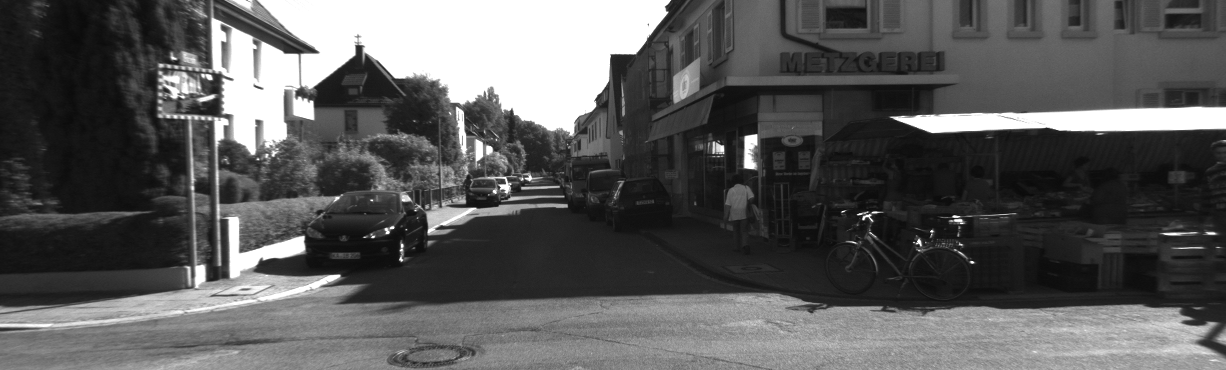
#> input picture Images/Question 2 and 3 Images/000000.png, 1226 x 370 px, found by its file name
$ jupyter execute --allow-errors Question3.ipynb
#> lines starting #> are read from the running program, lines starting #| are printed output that depends on the picture; after the words box and inside, x2 and y2 are one past the last pixel; in counts of white or black regions, pixels touching at a corner belong together
Resources used
- https://docs.opencv.org/3.4/da/de9/tutorial_py_epipolar_geometry.html

[cell 1]
import numpy as np
import cv2
from skimage.metrics import structural_similarity as ssim
import matplotlib.pyplot as plt

[cell 2]
def show_images(img1, img2 = None,bw = False, ):
    if img2 is None:
        fig = plt.figure(figsize=(13,13))
        ax = fig.gca()
        ax.get_xaxis().set_visible(False)
        ax.get_yaxis().set_visible(False)
        ax.imshow(img1,cmap='Greys_r' if bw else None)
        plt.show()
    else :
        plt.figure(figsize=(13,10))
        plt.subplot(2,1,1)
        plt.imshow(img1)
        plt.title('Left Camera Image')
        plt.subplot(2,1,2)
        plt.imshow(img2)
        plt.title('Right Camera Image')
        plt.show()


def drawlines(img1,img2,lines,pts1,pts2):
    r,c,_ = img1.shape
    # img1 = cv2.cvtColor(img1,cv2.COLOR_GRAY2BGR)
    # img2 = cv2.cvtColor(img2,cv2.COLOR_GRAY2BGR)
    for r,pt1,pt2 in zip(lines,pts1,pts2):
        color = tuple(np.random.randint(0,255,3).tolist())
        x0,y0 = map(int, [0, -r[2]/r[1] ])
        x1,y1 = map(int, [c, -(r[2]+r[0]*c)/r[1] ])
        img1 = cv2.line(img1, (x0,y0), (x1,y1), color,1)
        img1 = cv2.circle(img1,tuple(pt1),5,color,-1)
        img2 = cv2.circle(img2,tuple(pt2),5,color,-1)
    return img1,img2

[cell 3]
# Load the fundamental matrix
F=[[3.34638533e-07,  7.58547151e-06, -2.04147752e-03],
   [-5.83765868e-06,  1.36498636e-06, 2.67566877e-04],
   [1.45892349e-03, -4.37648316e-03,  1.00000000e+00]]
F = np.array(F)
# Load the images
img1 = cv2.imread('/home/iiticos/Desktop/College/8th sem/CV/Assignment/Images/Question 2 and 3 Images/000000.png')
#> img1 is the input picture: shape (370, 1226, 3); min 9, max 255, mean 89.5
img2 = cv2.imread('/home/iiticos/Desktop/College/8th sem/CV/Assignment/Images/Question 2 and 3 Images/000023.png')
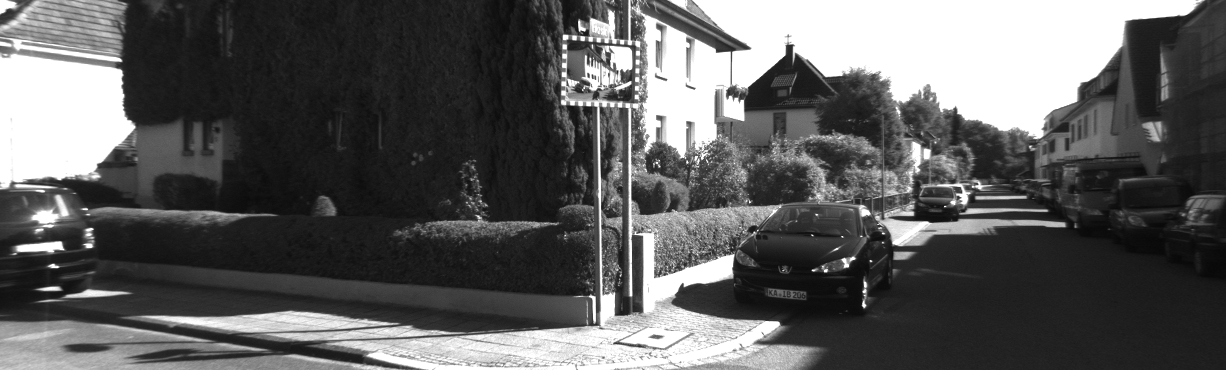
#> input picture Images/Question 2 and 3 Images/000023.png, 1226 x 370 px, found by its file name
#> img2 is the input picture: shape (370, 1226, 3); min 7, max 255, mean 93
show_images(img1 = img1,img2 = img2)
#> in show_images, `plt.show()`:
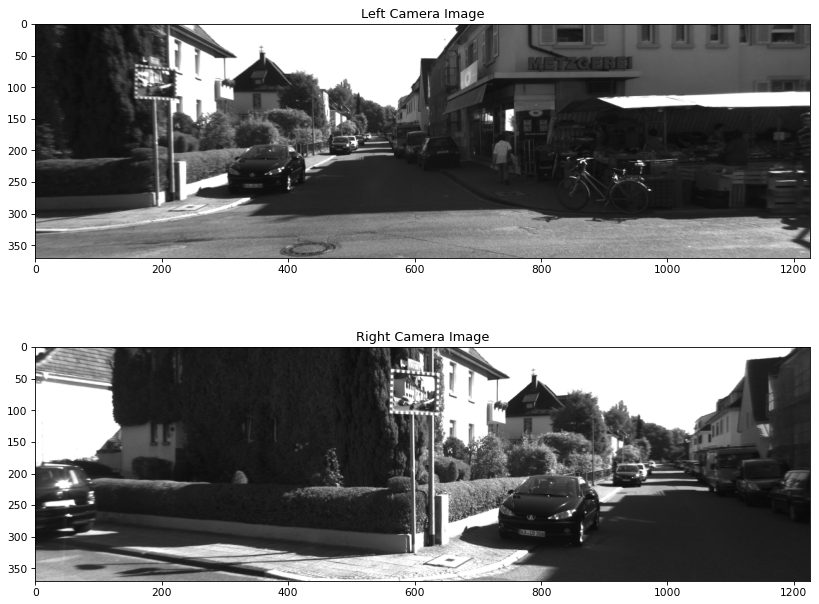
#> figure drawn by matplotlib, 2 panels

[cell 4]
def partA(img1,img2,F):
    grayL = cv2.cvtColor(img1, cv2.COLOR_BGR2GRAY)
    grayR = cv2.cvtColor(img2, cv2.COLOR_BGR2GRAY)
    sift = cv2.SIFT_create()
    # find the keypoints and descriptors with SIFT
    kp1, des1 = sift.detectAndCompute(grayL,None)
#> kp1 = 1578 keypoints; strongest (x, y, size): (972, 262, 2.1), (932, 231, 1.8), (392, 227, 2.4), (751, 141, 10)
    kp2, des2 = sift.detectAndCompute(grayR,None)
#> kp2 = 2113 keypoints; strongest (x, y, size): (864, 305, 3), (53, 266, 3.7), (582, 38, 3.3), (826, 271, 2.5)

    # FLANN parameters
    FLANN_INDEX_KDTREE = 1
    index_params = dict(algorithm = FLANN_INDEX_KDTREE, trees = 5)
    search_params = dict(checks=50)

    flann = cv2.FlannBasedMatcher(index_params,search_params)
    matches = flann.knnMatch(des1,des2,k=2)
#> matches = 1578 matches

    good_matches = []
    # ratio test as per Lowe's paper
    for i,(m,n) in enumerate(matches):
        if m.distance < 0.8*n.distance:
            good_matches.append(m)
#> after the loop, good_matches = 304 matches

    pts1 = np.int32([ kp1[m.queryIdx].pt for m in good_matches ]).reshape(-1,2)
#> pts1 = 304 pairs, first value 12 to 1176, second value 10 to 356
    pts2 = np.int32([ kp2[m.trainIdx].pt for m in good_matches ]).reshape(-1,2)
#> pts2 = 304 pairs, first value 55 to 1165, second value 12 to 347
    print(f"Shpae of Points1, Points2: {pts1.shape,pts2.shape}")
#| Shpae of Points1, Points2: ((304, 2), (304, 2))
    # Find epilines corresponding to points in right image (second image) and
    # drawing its lines on left image
    lines1 = cv2.computeCorrespondEpilines(pts2.reshape(-1,1,2), 2,F)
#> lines1 = 304 rows, first 8: [-0.534, -0.845, 281], [0.927, -0.376, -0.35], [0.876, -0.482, 33.02], [0.994, -0.109, -78.19], [0.994, -0.109, -78.19], [-0.164, -0.986, 278.5], [-0.179, -0.984, 279.4], [0.109, 0.994, -274.5]
    lines1 = lines1.reshape(-1,3)
    img5,img6 = drawlines(img1,img2,lines1,pts1,pts2)
#> the loop in drawlines, `for r,pt1,pt2 in zip(lines,pts1,pts2):` made 304 passes
#> (r, pt1, pt2, color, y0, y1) on passes 1 to 3: ([-0.534, -0.845, 281], [12, 314], [438, 339], (172, 47, 117), 332, -441), ([0.927, -0.376, -0.35], [71, 215], [519, 222], (192, 67, 251), 0, 3020), ([0.876, -0.482, 33.02], [103, 213], [513, 223], (195, 103, 9), 68, 2298)
#> pass 1, in drawlines, `img1 = cv2.line(img1, (x0,y0), (x1,y1), color,1)`:
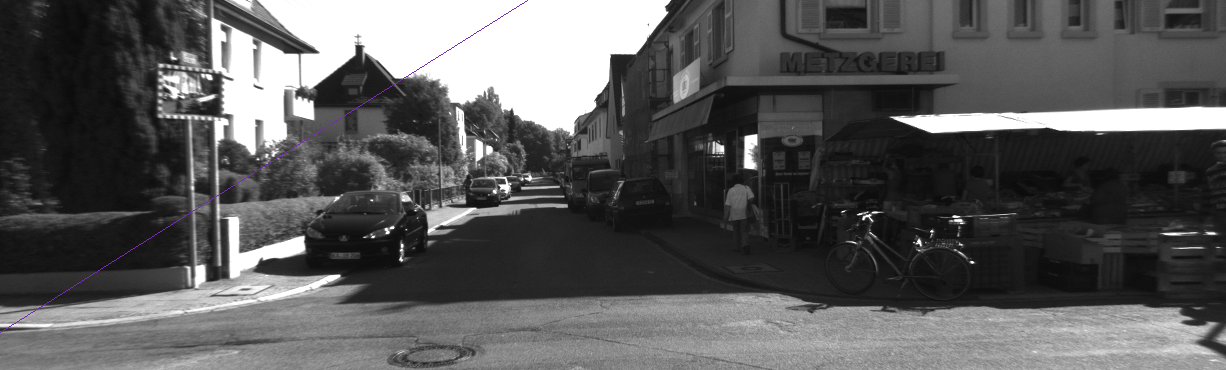
#> img1: shape (370, 1226, 3); 0.12% of pixels changed, all inside (x1, y1, x2, y2) = (0, 0, 528, 333)
#> pass 2, in drawlines, `img1 = cv2.line(img1, (x0,y0), (x1,y1), color,1)`:
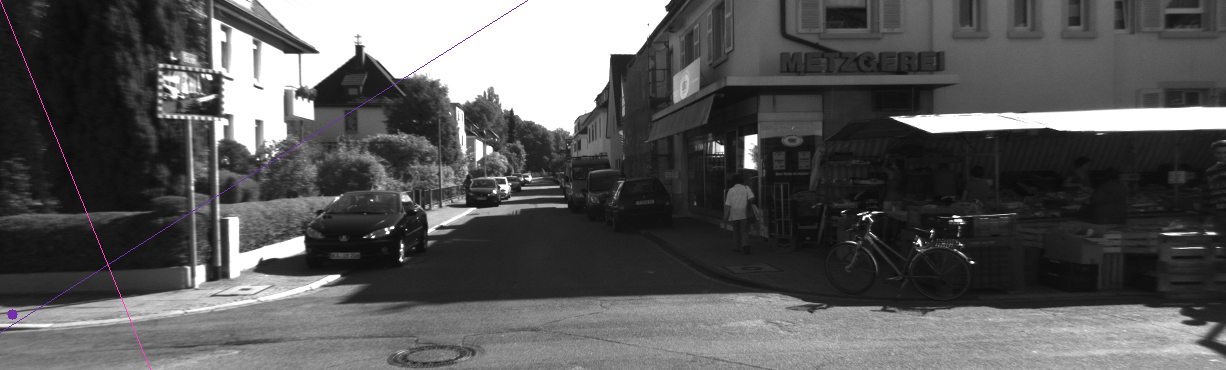
#> img1: shape (370, 1226, 3); mean B, G, R 89.7, 89.4, 89.7
#> after the loop in drawlines, `for r,pt1,pt2 in zip(lines,pts1,pts2):`:
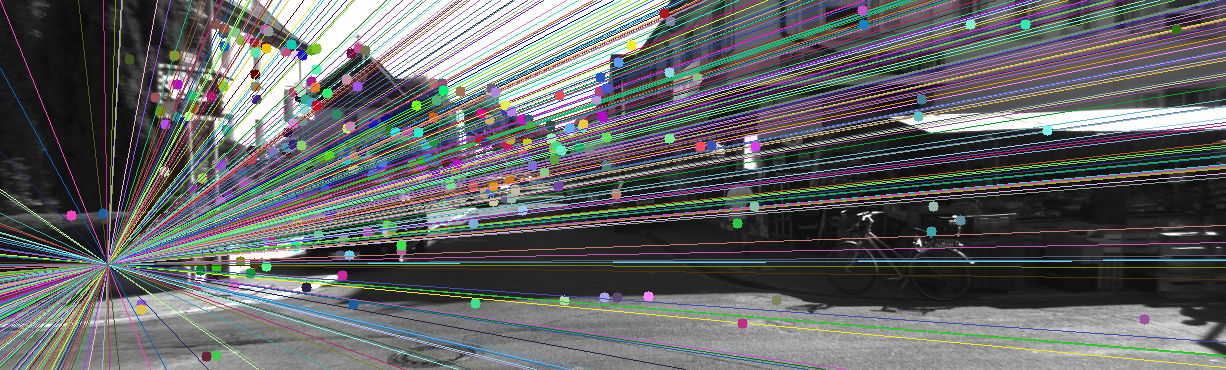
#> img1: shape (370, 1226, 3); mean B, G, R 102.1, 101.6, 99.7
#> after the loop in drawlines, `for r,pt1,pt2 in zip(lines,pts1,pts2):`:
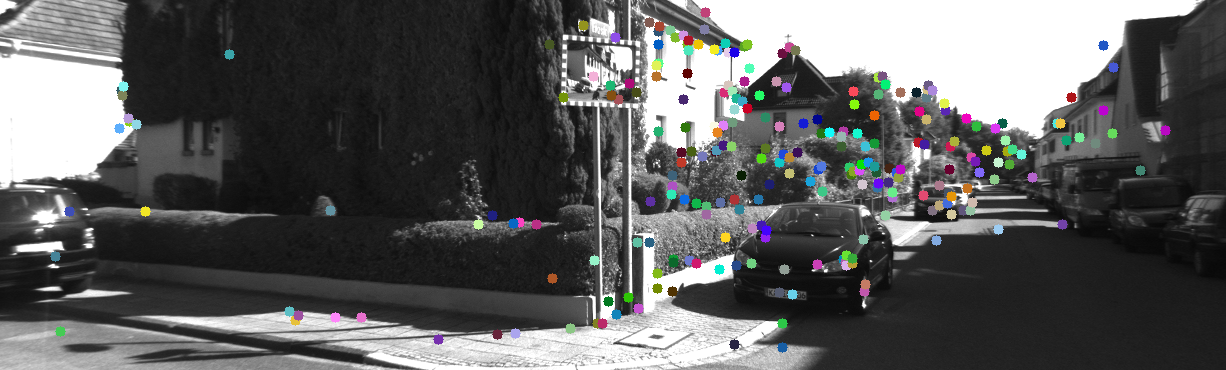
#> img2: shape (370, 1226, 3); mean B, G, R 93.3, 93.2, 92.9

    # Find epilines corresponding to points in left image (first image) and
    # drawing its lines on right image
    lines2 = cv2.computeCorrespondEpilines(pts1.reshape(-1,1,2), 1,F)
#> lines2 = 304 rows, first 8: [0.482, 0.876, -499.2], [-0.935, 0.354, 393.2], [-0.994, -0.109, 554], [-0.968, -0.253, 580.2], [-0.968, -0.253, 580.2], [0.912, -0.411, -364.8], [0.934, -0.357, -391.7], [-0.314, -0.95, 431.1]
    lines2 = lines2.reshape(-1,3)
    img3,img4 = drawlines(img2,img1,lines2,pts2,pts1)
#> the loop in drawlines (call 2), `for r,pt1,pt2 in zip(lines,pts1,pts2):` made 304 passes
#> (r, pt1, pt2, color, y0, y1) on passes 1 to 3: ([0.482, 0.876, -499.2], [438, 339], [12, 314], (118, 32, 34), 569, -104), ([-0.935, 0.354, 393.2], [519, 222], [71, 215], (115, 87, 124), -1109, 2126), ([-0.994, -0.109, 554], [513, 223], [103, 213], (153, 174, 242), 5075, -6089)
#> pass 1, in drawlines (call 2), `img1 = cv2.circle(img1,tuple(pt1),5,color,-1)`:
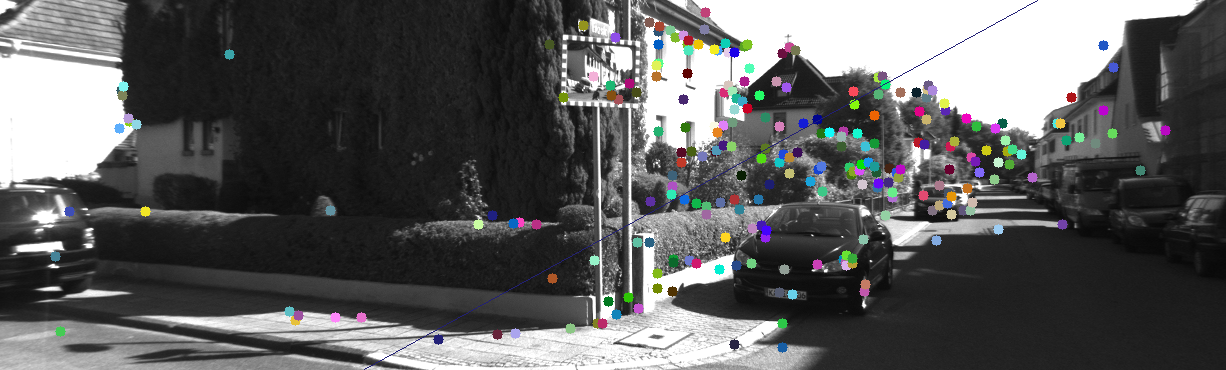
#> img1: shape (370, 1226, 3); mean B, G, R 93.2, 93.1, 92.7
#> pass 2, in drawlines (call 2), `img1 = cv2.line(img1, (x0,y0), (x1,y1), color,1)`:
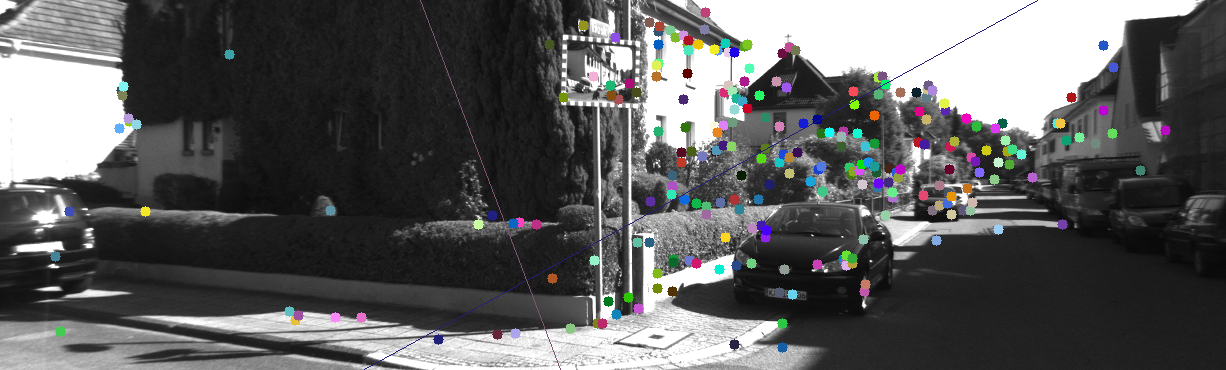
#> img1: shape (370, 1226, 3); 0.08% of pixels changed, all inside (x1, y1, x2, y2) = (420, 0, 561, 370)
#> after the loop in drawlines (call 2), `for r,pt1,pt2 in zip(lines,pts1,pts2):`:
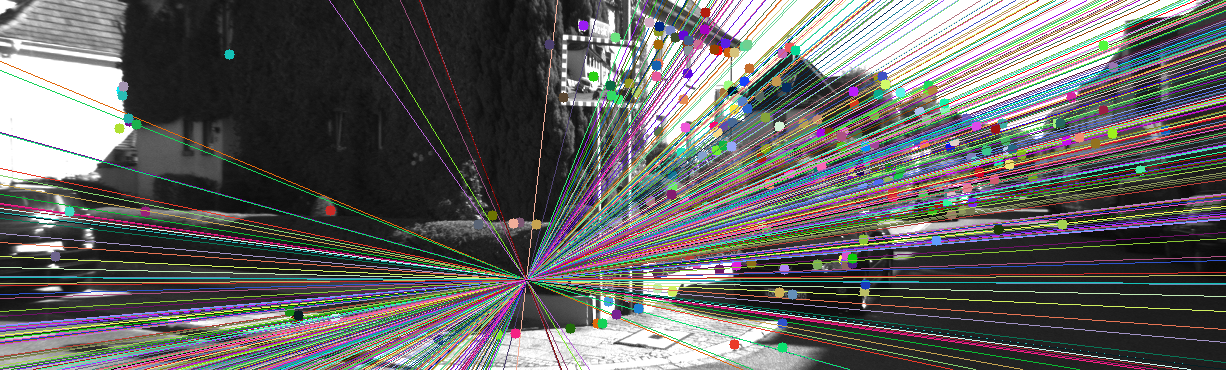
#> img1: shape (370, 1226, 3); mean B, G, R 98.8, 99.8, 100.4
#> after the loop in drawlines (call 2), `for r,pt1,pt2 in zip(lines,pts1,pts2):`:
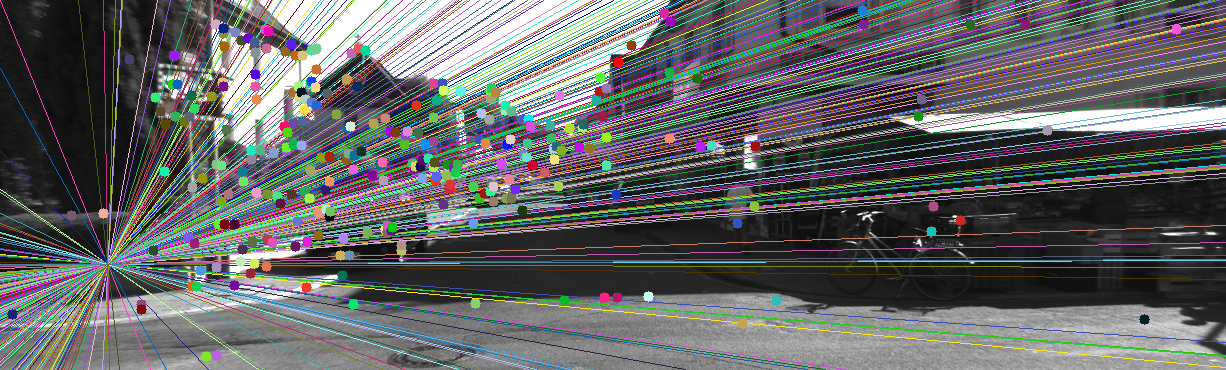
#> img2: shape (370, 1226, 3); mean B, G, R 101.6, 101.3, 99.7
    show_images(img3,img5)
    show_images(img4,img6)
    return lines1, lines2, pts1, pts2

[cell 5]
image1 = img1.copy()
image2 = img2.copy()
lines1,lines2,pts1,pts2 =partA(image1,image2,F)
print(f"length of lines1, lines2, pts1, pts2: {len(lines1),len(lines2),len(pts1),len(pts2)}")
#| length of lines1, lines2, pts1, pts2: (304, 304, 304, 304)
